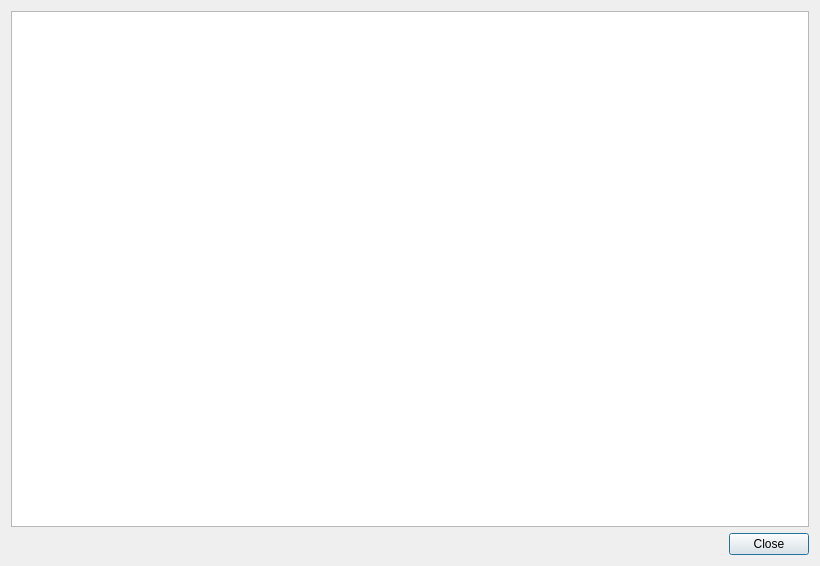
<?xml version="1.0" encoding="UTF-8"?>
<ui version="4.0">
 <class>InfoDialog</class>
 <widget class="QDialog" name="InfoDialog">
  <property name="geometry">
   <rect>
    <x>0</x>
    <y>0</y>
    <width>820</width>
    <height>566</height>
   </rect>
  </property>
  <property name="windowTitle">
   <string>About object</string>
  </property>
  <layout class="QVBoxLayout" name="verticalLayout">
   <item>
    <widget class="QTextBrowser" name="textBrowser"/>
   </item>
   <item>
    <widget class="QDialogButtonBox" name="buttonBox">
     <property name="orientation">
      <enum>Qt::Horizontal</enum>
     </property>
     <property name="standardButtons">
      <set>QDialogButtonBox::Close</set>
     </property>
    </widget>
   </item>
  </layout>
 </widget>
 <resources/>
 <connections>
  <connection>
   <sender>buttonBox</sender>
   <signal>accepted()</signal>
   <receiver>InfoDialog</receiver>
   <slot>accept()</slot>
   <hints>
    <hint type="sourcelabel">
     <x>248</x>
     <y>254</y>
    </hint>
    <hint type="destinationlabel">
     <x>157</x>
     <y>274</y>
    </hint>
   </hints>
  </connection>
  <connection>
   <sender>buttonBox</sender>
   <signal>rejected()</signal>
   <receiver>InfoDialog</receiver>
   <slot>reject()</slot>
   <hints>
    <hint type="sourcelabel">
     <x>316</x>
     <y>260</y>
    </hint>
    <hint type="destinationlabel">
     <x>286</x>
     <y>274</y>
    </hint>
   </hints>
  </connection>
 </connections>
</ui>
